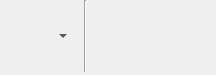
<?xml version="1.0" encoding="UTF-8"?>
<ui version="4.0">
 <class>RibbonHome</class>
 <widget class="QWidget" name="RibbonHome">
  <property name="geometry">
   <rect>
    <x>0</x>
    <y>0</y>
    <width>216</width>
    <height>75</height>
   </rect>
  </property>
  <property name="windowTitle">
   <string>Form</string>
  </property>
  <layout class="QGridLayout" name="gridLayout">
   <property name="leftMargin">
    <number>0</number>
   </property>
   <property name="topMargin">
    <number>0</number>
   </property>
   <property name="rightMargin">
    <number>0</number>
   </property>
   <property name="bottomMargin">
    <number>3</number>
   </property>
   <item row="0" column="0">
    <widget class="QWidget" name="widget_4" native="true">
     <layout class="QGridLayout" name="gridLayout_4">
      <item row="0" column="0">
       <widget class="QWidget" name="widget_5" native="true">
        <property name="styleSheet">
         <string notr="true">QWidget::hover {
	border-radius: 4px;
	border:1px solid #9a9a9a;

	background-color: qlineargradient(spread:reflect, x1:0, y1:1, x2:0, y2:0, stop:0 rgba(235, 235, 235, 255), stop:0.5 rgba(245, 245, 245, 255), stop:0.527094 rgba(243, 243, 243, 255), stop:1 rgba(255, 255, 255, 255))
}</string>
        </property>
        <layout class="QHBoxLayout" name="horizontalLayout">
         <property name="spacing">
          <number>0</number>
         </property>
         <property name="leftMargin">
          <number>0</number>
         </property>
         <property name="topMargin">
          <number>0</number>
         </property>
         <property name="rightMargin">
          <number>0</number>
         </property>
         <property name="bottomMargin">
          <number>0</number>
         </property>
         <item>
          <widget class="QToolButton" name="toolButton">
           <property name="minimumSize">
            <size>
             <width>48</width>
             <height>48</height>
            </size>
           </property>
           <property name="styleSheet">
            <string notr="true">QWidget {
	height: 16px;
	line-height: 16px;
	font-size: 11px;
	text-decoration: none;
	font-family: &quot;Lucida Grande&quot;, &quot;Lucida Sans Unicode&quot;, sans-serif;
	font-weight:normal;
	color: #000;
	border: none;
}

QWidget::hover {
	border-top-left-radius: 4px;
	border-bottom-left-radius: 4px;
	border-top-right-radius: 0;
	border-bottom-right-radius: 0;
	border:1px solid #9a9a9a;

	/*background-color: qlineargradient(spread:reflect, x1:0, y1:1, x2:0, y2:0, stop:0 rgba(235, 235, 235, 255), stop:0.5 rgba(245, 245, 245, 255), stop:0.527094 rgba(243, 243, 243, 255), stop:1 rgba(255, 255, 255, 255))*/
}

QWidget::pressed {
	/*background-color: qlineargradient(spread:pad, x1:0, y1:1, x2:0, y2:0, stop:0 rgba(211, 247, 253, 255), stop:0.339901 rgba(135, 197, 251, 255), stop:0.605911 rgba(161, 209, 249, 255), stop:1 rgba(212, 233, 252, 255));*/

background-color: qlineargradient(spread:pad, x1:0, y1:1, x2:0, y2:0, stop:0 rgba(235, 235, 235, 255), stop:0.389163 rgba(213, 213, 213, 255), stop:0.610837 rgba(213, 213, 213, 255), stop:1 rgba(255, 255, 255, 255))
}</string>
           </property>
           <property name="text">
            <string/>
           </property>
           <property name="icon">
            <iconset resource="../resources/icons.qrc">
             <normaloff>:/icons/edit-paste.png</normaloff>:/icons/edit-paste.png</iconset>
           </property>
           <property name="iconSize">
            <size>
             <width>32</width>
             <height>32</height>
            </size>
           </property>
          </widget>
         </item>
         <item>
          <widget class="QToolButton" name="toolButton_2">
           <property name="minimumSize">
            <size>
             <width>0</width>
             <height>48</height>
            </size>
           </property>
           <property name="maximumSize">
            <size>
             <width>12</width>
             <height>16777215</height>
            </size>
           </property>
           <property name="styleSheet">
            <string notr="true">QWidget {
	height: 16px;
	line-height: 16px;
	font-size: 11px;
	text-decoration: none;
	font-family: &quot;Lucida Grande&quot;, &quot;Lucida Sans Unicode&quot;, sans-serif;
	font-weight:normal;
	color: #000;
	border: none;
}

QWidget::hover {
	border-top-left-radius: 0px;
	border-bottom-left-radius: 0px;
	border-top-right-radius: 4px;
	border-bottom-right-radius: 4px;
	border:1px solid #9a9a9a;
}

QWidget::pressed {
	/*background-color: qlineargradient(spread:pad, x1:0, y1:1, x2:0, y2:0, stop:0 rgba(211, 247, 253, 255), stop:0.339901 rgba(135, 197, 251, 255), stop:0.605911 rgba(161, 209, 249, 255), stop:1 rgba(212, 233, 252, 255));*/

background-color: qlineargradient(spread:pad, x1:0, y1:1, x2:0, y2:0, stop:0 rgba(235, 235, 235, 255), stop:0.389163 rgba(213, 213, 213, 255), stop:0.610837 rgba(213, 213, 213, 255), stop:1 rgba(255, 255, 255, 255))
}</string>
           </property>
           <property name="text">
            <string/>
           </property>
           <property name="iconSize">
            <size>
             <width>32</width>
             <height>32</height>
            </size>
           </property>
           <property name="arrowType">
            <enum>Qt::DownArrow</enum>
           </property>
          </widget>
         </item>
        </layout>
       </widget>
      </item>
     </layout>
    </widget>
   </item>
   <item row="0" column="2">
    <widget class="Line" name="line_2">
     <property name="orientation">
      <enum>Qt::Vertical</enum>
     </property>
    </widget>
   </item>
   <item row="0" column="3">
    <spacer name="horizontalSpacer">
     <property name="orientation">
      <enum>Qt::Horizontal</enum>
     </property>
     <property name="sizeHint" stdset="0">
      <size>
       <width>40</width>
       <height>20</height>
      </size>
     </property>
    </spacer>
   </item>
  </layout>
 </widget>
 <resources>
  <include location="../resources/icons.qrc"/>
 </resources>
 <connections/>
 <slots>
  <slot>frequenciesItemSelected()</slot>
  <slot>descriptivesItemSelected()</slot>
  <slot>anovaItemSelected()</slot>
 </slots>
</ui>
